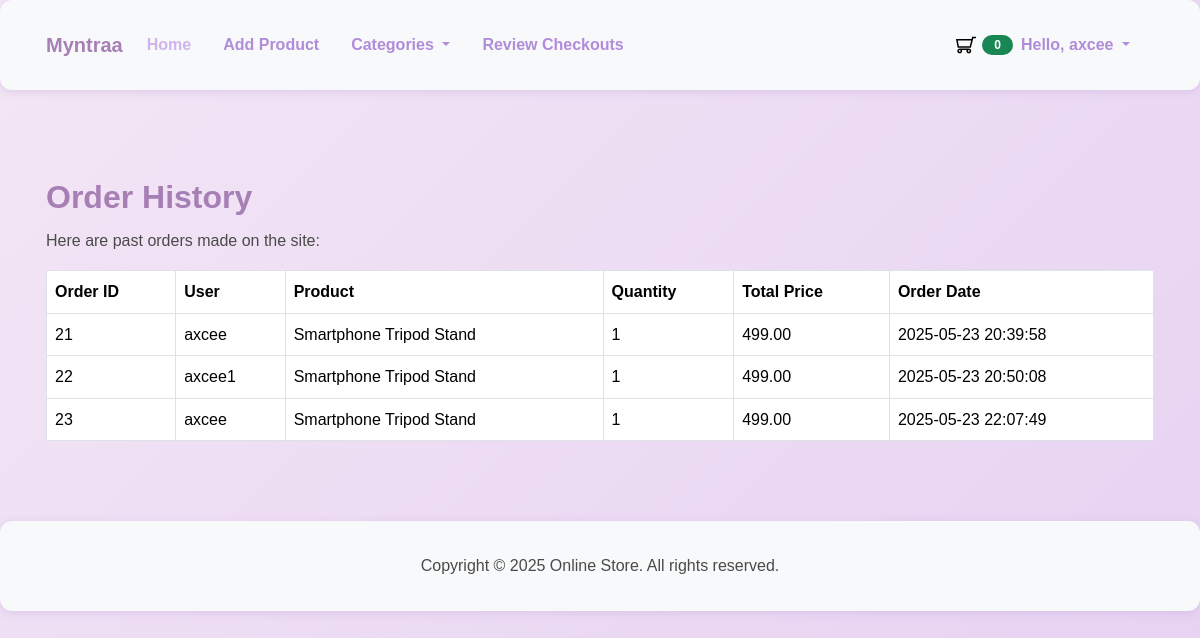
The app's page /main/dashboard.php (signed in) with its own data.
### tables this page shows
CREATE TABLE `orders` (
  `id` int(11) NOT NULL,
  `customer_id` int(11) DEFAULT NULL,
  `guest_name` varchar(255) DEFAULT NULL,
  `guest_phone` varchar(20) DEFAULT NULL,
  `guest_address` text DEFAULT NULL,
  `total` decimal(10,2) NOT NULL,
  `created_at` datetime DEFAULT NULL,
  `updated_at` datetime DEFAULT NULL,
  `status_id` int(11) NOT NULL DEFAULT 1,
  `email` varchar(255) DEFAULT NULL,
  `notes` text DEFAULT NULL,
  `shipping_fee` decimal(10,2) DEFAULT 0.00,
  `payment_method` varchar(50) DEFAULT 'COD'
);

CREATE TABLE `users` (
  `id` int(11) NOT NULL,
  `name` varchar(255) NOT NULL,
  `email` varchar(255) NOT NULL,
  `password` varchar(255) NOT NULL,
  `created_at` datetime NOT NULL DEFAULT current_timestamp(),
  `updated_at` datetime NOT NULL DEFAULT current_timestamp() ON UPDATE current_timestamp(),
  `role_id` int(11) NOT NULL
);

CREATE TABLE `products` (
  `id` int(11) NOT NULL,
  `name` varchar(255) NOT NULL,
  `description` text DEFAULT NULL,
  `price` decimal(10,2) NOT NULL,
  `slug` varchar(255) NOT NULL,
  `image_path` varchar(255) DEFAULT NULL,
  `category_id` int(11) NOT NULL,
  `created_at` datetime DEFAULT NULL,
  `updated_at` datetime DEFAULT NULL
);

CREATE TABLE `order_details` (
  `id` int(11) NOT NULL,
  `order_id` int(11) NOT NULL,
  `product_id` int(11) NOT NULL,
  `quantity` int(11) NOT NULL,
  `price` decimal(10,2) NOT NULL,
  `subtotal` decimal(10,2) NOT NULL
);

### app/includes/database.php (called while the page is built, shortened)
<?php
class Database {
    private $host = "localhost";
    private $db_name = "ecommerce_cabusas";
    private $username = "root";
    private $password = "";
    protected $conn;
    public function __construct() {
        try {
            $this->conn = new \PDO("mysql:host=" . $this->host . ";dbname=" . $this->db_name, $this->username, $this->password);
            $this->conn->setAttribute(\PDO::ATTR_ERRMODE, \PDO::ERRMODE_EXCEPTION);
        } catch (\PDOException $e) {
            die("Connection failed: " . $e->getMessage());
        }
    }
    public function getConnection() {
        return $this->conn;
    }
}

### app/models/Checkout.php (called while the page is built, shortened)
<?php
class Checkout extends Database
{
    private $db;
    public function __construct()
    {
        $this->db = $this->getConnection();
    }
    public function getAllOrders()
    {
        $sql = "SELECT o.id, u.name AS user_name, p.name AS product_name, od.quantity, od.price AS total_price, o.created_at AS order_date
                FROM orders o
                LEFT JOIN users u ON o.customer_id = u.id
                LEFT JOIN order_details od ON o.id = od.order_id
                LEFT JOIN products p ON od.product_id = p.id";
        $stmt = $this->db->prepare($sql);
        $stmt->execute();
        return $stmt->fetchAll(\PDO::FETCH_ASSOC);
    }
}

### main/dashboard.php (the view, shortened to what this page needs)
<?php
$orders = new Checkout();
?>
<div class="container my-5">
    <h2>Order History</h2>
    <p>Here are past orders made on the site:</p>
    <table class="table table-bordered">
        <thead>
            <tr>
                <th>Order ID</th>
                <th>User</th>
                <th>Product</th>
                <th>Quantity</th>
                <th>Total Price</th>
                <th>Order Date</th>
            </tr>
        </thead>
        <tbody>
            <?php
            foreach ($orders->getAllOrders() as $order) {
                echo '<tr>';
                echo '<td>' . htmlspecialchars($order['id']) . '</td>';
                echo '<td>' . htmlspecialchars($order['user_name']) . '</td>';
                echo '<td>' . htmlspecialchars($order['product_name']) . '</td>';
                echo '<td>' . htmlspecialchars($order['quantity']) . '</td>';
                echo '<td>' . htmlspecialchars($order['total_price']) . '</td>';
                echo '<td>' . htmlspecialchars($order['order_date']) . '</td>';
                echo '</tr>';
            }
            ?>
        </tbody>
    </table>
</div>

### assets/css/styles.css (style rules this page uses)
body { background: linear-gradient(135deg, #f3e6f5, #e6d1f2); font-family: 'Poppins', 'Quicksand', 'Nunito', sans-serif; color: #4a4a4a; margin: 0; padding: 0; line-height: 1.6; }
.container { max-width: 1140px; margin: 0 auto; padding: 1rem; }
h1, h2, h3, h4, h5, h6 { color: #a67fb5; font-weight: 700; margin-bottom: 0.75rem; }
p { color: #4a4a4a; margin-bottom: 1rem; }
body.store-body { display: flex; flex-direction: column; min-height: 100vh; }

### records on screen
orders: id "21", customer.name "axcee", products.name "Smartphone Tripod Stand", order_details.quantity "1", order_details.price "499.00", created_at "2025-05-23 20:39:58"
orders: id "22", customer.name "axcee1", products.name "Smartphone Tripod Stand", order_details.quantity "1", order_details.price "499.00", created_at "2025-05-23 20:50:08"
orders: id "23", customer.name "axcee", products.name "Smartphone Tripod Stand", order_details.quantity "1", order_details.price "499.00", created_at "2025-05-23 22:07:49"

### other values on screen
countCart() "0"
$_SESSION['user']['name'] "axcee"
